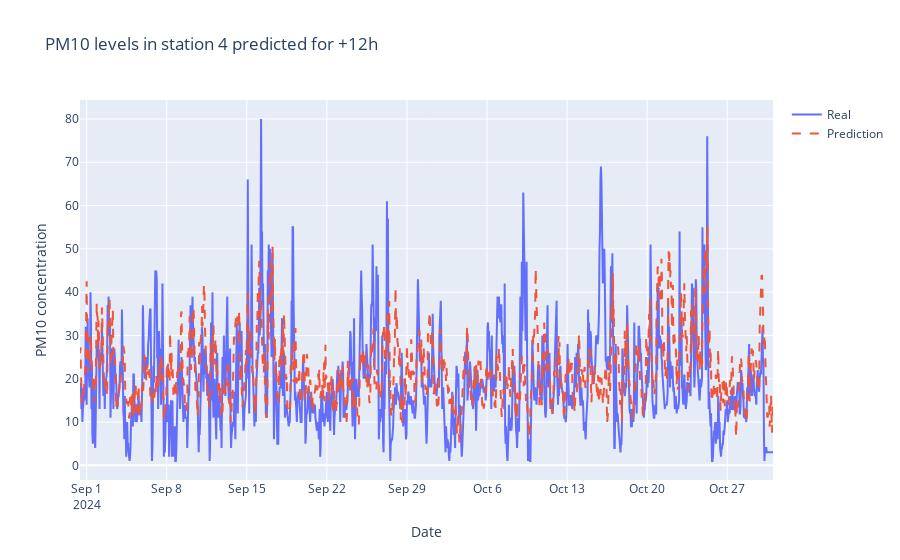

Notebook source saved alongside this figure:
### Code cell
# Normalisation
scaler_air = StandardScaler()
X_train_scaled = scaler_air.fit_transform(X_train)
X_test_scaled = scaler_air.transform(X_test)

# Actual model for air quality prediction
model_air = LGBMRegressor(n_estimators=500, learning_rate=0.05, random_state=42)
model_air.fit(X_train_scaled, y_train)

# Metrics and plots
y_pred = model_air.predict(X_test_scaled) # test predictions
# print("X test scaled", X_test_scaled)
# print("y test", y_test)
mae = mean_absolute_error(y_test, y_pred)
rmse = np.sqrt(mean_absolute_error(y_test, y_pred))
r2 = r2_score(y_test, y_pred)
print(f"MAE (air) = {mae:.2f}, RMSE = {rmse:.2f}, R² = {r2:.3f}")

# Graph
fig = go.Figure()
fig.add_trace(go.Scatter(x=df["datetime_hour"].iloc[split_idx:], y=y_test, mode='lines', name='Real'))
fig.add_trace(go.Scatter(x=df["datetime_hour"].iloc[split_idx:], y=y_pred, mode='lines', name='Prediction', line=dict(dash='dash')))
fig.update_layout(title=f"{target_label} predicted for +{forecast_h}h", xaxis_title="Date", yaxis_title="PM10 concentration")
fig.show()

### Figure 1 — Plotly figure (JSON) as saved in the notebook; plotly's stock layout.template omitted (floating-point values rounded to 4 significant figures; data arrays with more than 128 entries replaced by an {"elided": "..."} marker saying what was removed)
{"data": [{"mode": "lines", "name": "Real", "type": "scatter", "x": {"elided": "1455 str values"}, "y": {"elided": "1455 float values"}}, {"line": {"dash": "dash"}, "mode": "lines", "name": "Prediction", "type": "scatter", "x": {"elided": "1455 str values"}, "y": {"elided": "1455 float values"}}], "layout": {"title": {"text": "PM10 levels in station 4 predicted for +12h"}, "xaxis": {"title": {"text": "Date"}}, "yaxis": {"title": {"text": "PM10 concentration"}}}}
